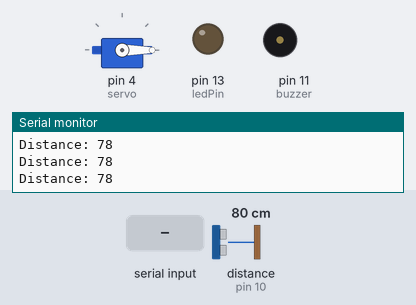
A sketch run on a simulated Arduino Uno, built with avr-gcc and run on an emulated ATmega328P. Parts: servo, output pins drawn as LEDs (lit = HIGH), buzzer (waves = sounding, pin HIGH), the last lines printed to the serial monitor. Wiring (inferred from the names in the program): ultrasonic range finder: trigger pin 9; echo pin 10. The inputs (shaded band) are chosen by the test bench; at power-on: distance to the obstacle (sensor on pin 10) 80 cm. The echo pulse lasts 58.3 µs per cm; pins used as bus, display or sensor lines are not drawn.

Above: at 1.2 s.
1.3 s: distance to the obstacle (sensor on pin 10) set to 8 cm
4.3 s: distance to the obstacle (sensor on pin 10) set to 5 cm
At 5.5 s:
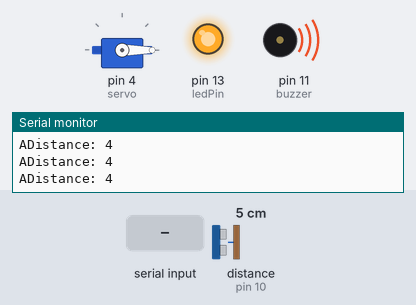
5.8 s: "1" received over Serial
At 6.3 s:
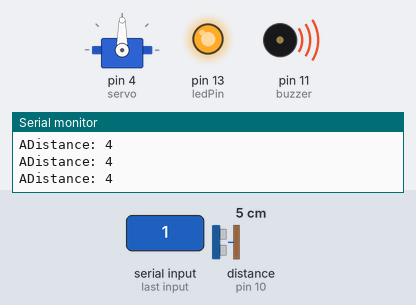
7.3 s: distance to the obstacle (sensor on pin 10) set to 9 cm
At 7.9 s:
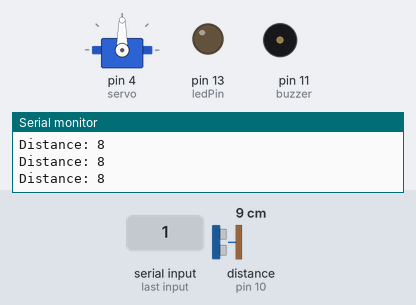
8.8 s: distance to the obstacle (sensor on pin 10) set to 2 cm
At 9.1 s:
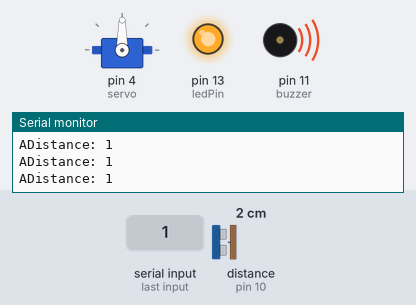
10.3 s: distance to the obstacle (sensor on pin 10) set to 18 cm
At 11.4 s:
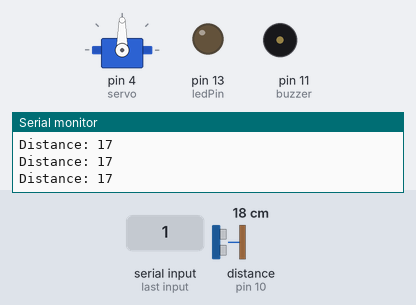
Timing chart, 0 to 12.8 s (numbered marks = the images above; inputs shaded):
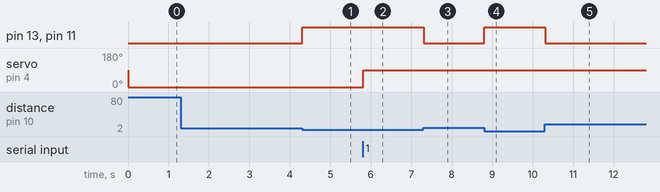

Measured:
- the behaviour switches between 7 and 6 cm on distance to the obstacle (sensor on pin 10) (found by bisection; images 0 and 1)
- after the input at 4.3 s, pin 13 (ledPin), pin 11 (buzzer): LOW → HIGH at once
- after the input at 5.8 s, servo on pin 4 (servo): 0° → 90° at once
- after the input at 7.3 s, pin 13 (ledPin), pin 11 (buzzer): HIGH → LOW at once
- after the input at 8.8 s, pin 13 (ledPin), pin 11 (buzzer): LOW → HIGH at once
- after the input at 10.3 s, pin 13 (ledPin), pin 11 (buzzer): HIGH → LOW at once

The sketch:

arduino_verro.ino
```cpp
#include <Servo.h>
// defines pins numbers
const int trigPin = 9;
const int echoPin = 10;
const int buzzer = 11;
const int ledPin = 13;
Servo servo;
int sound = 250;
// defines variables
long duration;
int distance;
int safetyDistance;
int incomingByte;


void setup() {
pinMode(trigPin, OUTPUT); // Sets the trigPin as an Output
pinMode(echoPin, INPUT); // Sets the echoPin as an Input
pinMode(buzzer, OUTPUT);
pinMode(ledPin, OUTPUT);
Serial.begin(9600); // Starts the serial communication
servo.attach(4);
}


void loop() {
// Clears the trigPin
digitalWrite(trigPin, LOW);
delayMicroseconds(2);

// Sets the trigPin on HIGH state for 10 micro seconds
digitalWrite(trigPin, HIGH);
delayMicroseconds(10);
digitalWrite(trigPin, LOW);

// Reads the echoPin, returns the sound wave travel time in microseconds
duration = pulseIn(echoPin, HIGH);

// Calculating the distance
distance= duration*0.034/2;

safetyDistance = distance;
if (safetyDistance <= 5){
  digitalWrite(buzzer, HIGH);
  digitalWrite(ledPin, HIGH);
  Serial.write("A");
}
else{
  digitalWrite(buzzer, LOW);
  digitalWrite(ledPin, LOW);
}

// Prints the distance on the Serial Monitor
Serial.print("Distance: ");
Serial.println(distance);


//rea the serial input
if (Serial.available() > 0) {
    // read the incoming byte:
    incomingByte = Serial.read();
}

if (incomingByte=='1'){
   servo.write(90);
}else{
  servo.write(0);
}
}
```
